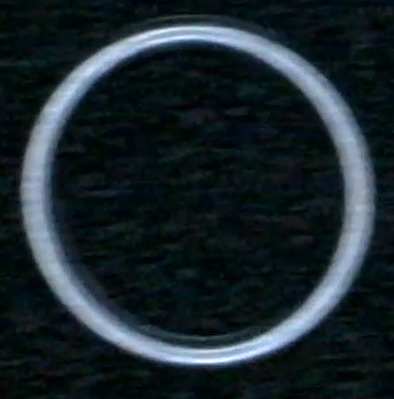
#> input picture anillo.jpeg, 394 x 399 px
$ python -i binarization.py   (imports and definitions only)
#> lines starting #> are read from the running program, lines starting #| are printed output that depends on the picture; after the words box and inside, x2 and y2 are one past the last pixel; in counts of white or black regions, pixels touching at a corner belong together
#> further down, picture is the input picture: shape (399, 394, 3); mean B, G, R 45.1, 39.3, 27.8
import cv2
import numpy as np


KERNEL = np.ones((5, 5), np.uint8)
KERNEL_CLOSE = np.ones((10, 10), np.uint8)
MIN_AREA_THRESHOLD = 500
THRESHOLD_VALUE = 150  # The value used in cv2.threshold

Frame = np.ndarray
Contour = np.ndarray


def binarize(frame: Frame) -> Frame:
    gray = cv2.cvtColor(frame, cv2.COLOR_BGR2GRAY)
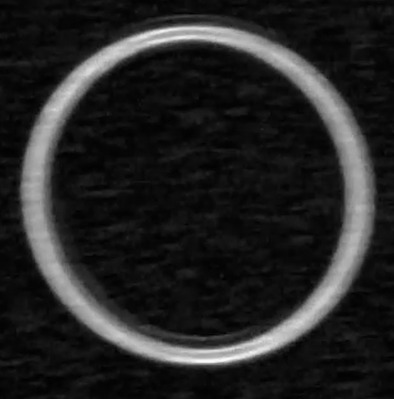
#> gray: shape (399, 394); min 0, max 250, mean 36.5

    # Binarización
    _, binary = cv2.threshold(gray, THRESHOLD_VALUE, 255, cv2.THRESH_BINARY)
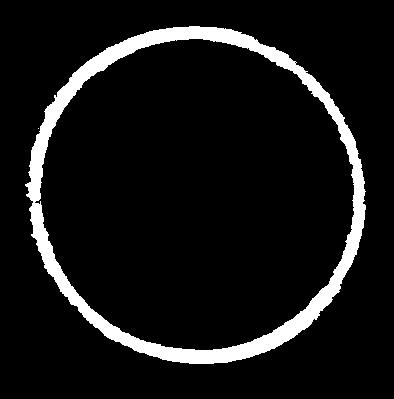
#> binary: shape (399, 394); 8.4% white; 2 white regions (1 under 20 px), largest, box (x1, y1, x2, y2) and area: (25, 26, 366, 364) 13229

    # Filtro para eliminar punticos (apertura morfológica)
    binary_clean = cv2.morphologyEx(binary, cv2.MORPH_OPEN, KERNEL)
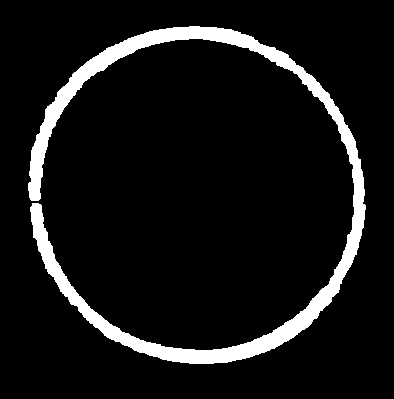
#> binary_clean: shape (399, 394); 8.3% white; 1 white region, box (x1, y1, x2, y2) and area: (28, 26, 366, 364) 13122
    binary_clean = cv2.morphologyEx(binary_clean, cv2.MORPH_CLOSE, KERNEL_CLOSE)
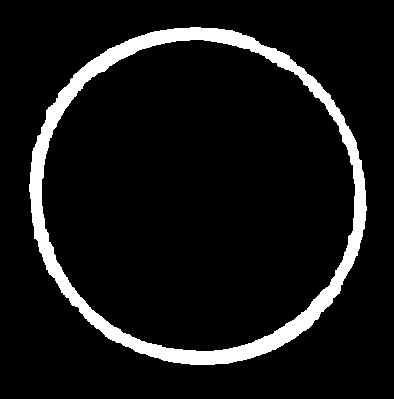
#> binary_clean: shape (399, 394); 8.4% white; 1 white region, box (x1, y1, x2, y2) and area: (29, 27, 367, 365) 13199
    return binary_clean


def get_contours(frame: Frame) -> list[Contour]:
    contours, _ = cv2.findContours(frame, cv2.RETR_LIST, cv2.CHAIN_APPROX_SIMPLE)
    if len(contours) == 0:
        return []
    valid_contours = [
        cnt for cnt in contours if cv2.contourArea(cnt) >= MIN_AREA_THRESHOLD
    ]
    return valid_contours


def get_external(
    frame: Frame,
) -> tuple[Contour, int]:  # Si no encuentra contornos devuelve None, 0
    contours, _ = cv2.findContours(frame, cv2.RETR_EXTERNAL, cv2.CHAIN_APPROX_SIMPLE)
    valid_contours = [
        cnt for cnt in contours if cv2.contourArea(cnt) >= MIN_AREA_THRESHOLD
    ]

    if not valid_contours:
        # Retorna un contorno vacío válido para evitar errores en OpenCV
        return (np.zeros((0, 1, 2), dtype=np.int32), 0)

    # Ordenar por área y devolver el más grande
    largest = max(valid_contours, key=cv2.contourArea)
    return (largest, len(valid_contours))

>>> import cv2
>>> picture = cv2.imread('anillo.jpeg')
>>> result = binarize(picture)

$ run again, on tensor.jpeg
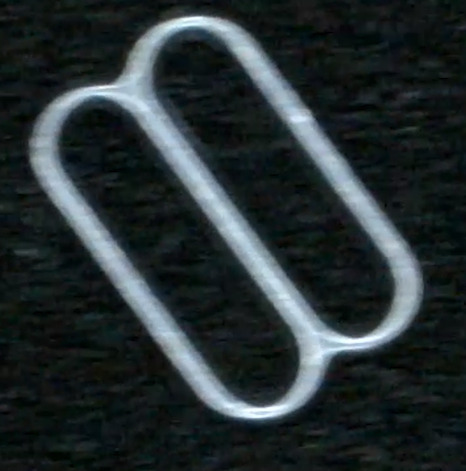
#> input picture tensor.jpeg, 466 x 471 px
#> picture is the input picture: shape (471, 466, 3); mean B, G, R 49.4, 47.3, 38.3
#> in binarize, `_, binary = cv2.threshold(gray, THRESHOLD_VALUE, 255, cv2.THRESH_BINARY)`:
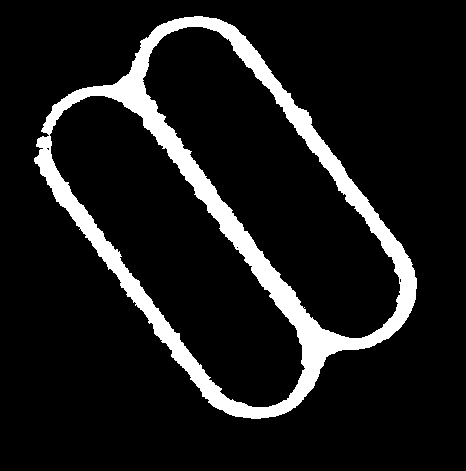
#> binary: shape (471, 466); 10.4% white; 1 white region, box (x1, y1, x2, y2) and area: (34, 16, 417, 419) 22930
#> in binarize, `binary_clean = cv2.morphologyEx(binary_clean, cv2.MORPH_CLOSE, KERNEL_..`:
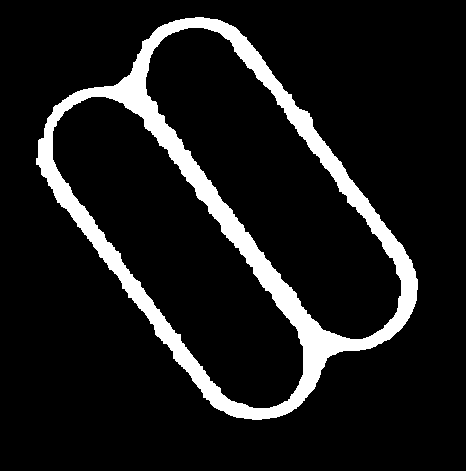
#> binary_clean: shape (471, 466); 10.4% white; 1 white region, box (x1, y1, x2, y2) and area: (36, 17, 418, 420) 22874
